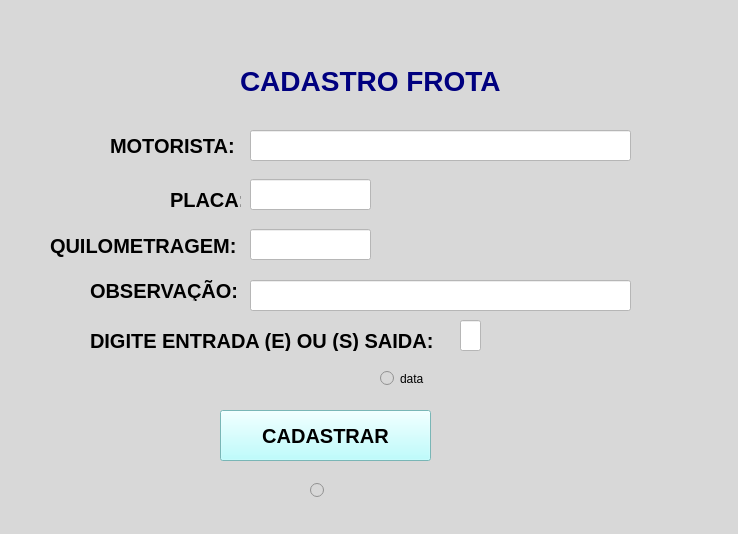
<?xml version="1.0" encoding="UTF-8"?>
<ui version="4.0">
 <class>MainWindow</class>
 <widget class="QMainWindow" name="MainWindow">
  <property name="geometry">
   <rect>
    <x>0</x>
    <y>0</y>
    <width>738</width>
    <height>534</height>
   </rect>
  </property>
  <property name="windowTitle">
   <string>MainWindow</string>
  </property>
  <property name="styleSheet">
   <string notr="true">background-color: qlineargradient(spread:pad, x1:0, y1:0, x2:1, y2:0, stop:0 rgba(99, 94, 79, 255), stop:1 rgba(255, 255, 255, 255));
background-color: rgb(216, 216, 216);</string>
  </property>
  <widget class="QWidget" name="centralwidget">
   <widget class="QLabel" name="label">
    <property name="geometry">
     <rect>
      <x>110</x>
      <y>130</y>
      <width>131</width>
      <height>31</height>
     </rect>
    </property>
    <property name="font">
     <font>
      <pointsize>15</pointsize>
      <weight>75</weight>
      <bold>true</bold>
     </font>
    </property>
    <property name="text">
     <string>MOTORISTA:</string>
    </property>
   </widget>
   <widget class="QLabel" name="label_2">
    <property name="geometry">
     <rect>
      <x>170</x>
      <y>190</y>
      <width>71</width>
      <height>20</height>
     </rect>
    </property>
    <property name="font">
     <font>
      <pointsize>15</pointsize>
      <weight>75</weight>
      <bold>true</bold>
     </font>
    </property>
    <property name="text">
     <string>PLACA:</string>
    </property>
   </widget>
   <widget class="QLabel" name="label_3">
    <property name="geometry">
     <rect>
      <x>140</x>
      <y>240</y>
      <width>81</width>
      <height>16</height>
     </rect>
    </property>
    <property name="text">
     <string/>
    </property>
   </widget>
   <widget class="QLabel" name="label_4">
    <property name="geometry">
     <rect>
      <x>90</x>
      <y>280</y>
      <width>151</width>
      <height>21</height>
     </rect>
    </property>
    <property name="font">
     <font>
      <pointsize>15</pointsize>
      <weight>75</weight>
      <bold>true</bold>
     </font>
    </property>
    <property name="text">
     <string>OBSERVAÇÃO:</string>
    </property>
   </widget>
   <widget class="QLineEdit" name="lineEdit">
    <property name="geometry">
     <rect>
      <x>250</x>
      <y>130</y>
      <width>381</width>
      <height>31</height>
     </rect>
    </property>
    <property name="font">
     <font>
      <pointsize>15</pointsize>
     </font>
    </property>
    <property name="styleSheet">
     <string notr="true">background-color: rgb(255, 255, 255);</string>
    </property>
    <property name="text">
     <string/>
    </property>
   </widget>
   <widget class="QLineEdit" name="lineEdit_2">
    <property name="geometry">
     <rect>
      <x>250</x>
      <y>179</y>
      <width>121</width>
      <height>31</height>
     </rect>
    </property>
    <property name="font">
     <font>
      <pointsize>15</pointsize>
     </font>
    </property>
    <property name="styleSheet">
     <string notr="true">background-color: rgb(255, 255, 255);</string>
    </property>
   </widget>
   <widget class="QLineEdit" name="lineEdit_3">
    <property name="geometry">
     <rect>
      <x>250</x>
      <y>229</y>
      <width>121</width>
      <height>31</height>
     </rect>
    </property>
    <property name="font">
     <font>
      <pointsize>15</pointsize>
     </font>
    </property>
    <property name="styleSheet">
     <string notr="true">background-color: rgb(255, 255, 255);</string>
    </property>
   </widget>
   <widget class="QLineEdit" name="lineEdit_4">
    <property name="geometry">
     <rect>
      <x>250</x>
      <y>280</y>
      <width>381</width>
      <height>31</height>
     </rect>
    </property>
    <property name="font">
     <font>
      <pointsize>15</pointsize>
     </font>
    </property>
    <property name="styleSheet">
     <string notr="true">background-color: rgb(255, 255, 255);</string>
    </property>
   </widget>
   <widget class="QLabel" name="label_5">
    <property name="geometry">
     <rect>
      <x>50</x>
      <y>230</y>
      <width>191</width>
      <height>31</height>
     </rect>
    </property>
    <property name="font">
     <font>
      <pointsize>15</pointsize>
      <weight>75</weight>
      <bold>true</bold>
     </font>
    </property>
    <property name="text">
     <string>QUILOMETRAGEM:</string>
    </property>
   </widget>
   <widget class="QLabel" name="label_6">
    <property name="geometry">
     <rect>
      <x>240</x>
      <y>60</y>
      <width>261</width>
      <height>41</height>
     </rect>
    </property>
    <property name="font">
     <font>
      <family>Tahoma</family>
      <pointsize>21</pointsize>
      <weight>75</weight>
      <italic>false</italic>
      <bold>true</bold>
     </font>
    </property>
    <property name="styleSheet">
     <string notr="true">background-color: qlineargradient(spread:pad, x1:0, y1:0, x2:1, y2:0, stop:0 rgba(99, 94, 79, 255), stop:1 rgba(255, 255, 255, 255));
color: rgb(0, 0, 127);
background-color: rgb(216, 216, 216);</string>
    </property>
    <property name="text">
     <string>CADASTRO FROTA</string>
    </property>
   </widget>
   <widget class="QPushButton" name="pushButton">
    <property name="geometry">
     <rect>
      <x>220</x>
      <y>410</y>
      <width>211</width>
      <height>51</height>
     </rect>
    </property>
    <property name="font">
     <font>
      <pointsize>15</pointsize>
      <weight>75</weight>
      <bold>true</bold>
     </font>
    </property>
    <property name="cursor">
     <cursorShape>OpenHandCursor</cursorShape>
    </property>
    <property name="styleSheet">
     <string notr="true">background:rgb(170, 255, 255)</string>
    </property>
    <property name="text">
     <string>CADASTRAR</string>
    </property>
   </widget>
   <widget class="QLabel" name="label_7">
    <property name="geometry">
     <rect>
      <x>90</x>
      <y>330</y>
      <width>371</width>
      <height>21</height>
     </rect>
    </property>
    <property name="font">
     <font>
      <pointsize>15</pointsize>
      <weight>75</weight>
      <bold>true</bold>
     </font>
    </property>
    <property name="text">
     <string>DIGITE ENTRADA (E) OU (S) SAIDA:</string>
    </property>
   </widget>
   <widget class="QLineEdit" name="lineEdit_5">
    <property name="geometry">
     <rect>
      <x>460</x>
      <y>320</y>
      <width>21</width>
      <height>31</height>
     </rect>
    </property>
    <property name="font">
     <font>
      <pointsize>15</pointsize>
     </font>
    </property>
    <property name="styleSheet">
     <string notr="true">background-color: rgb(255, 255, 255);</string>
    </property>
   </widget>
   <widget class="QRadioButton" name="radioButton_2">
    <property name="enabled">
     <bool>false</bool>
    </property>
    <property name="geometry">
     <rect>
      <x>310</x>
      <y>480</y>
      <width>21</width>
      <height>21</height>
     </rect>
    </property>
    <property name="text">
     <string/>
    </property>
   </widget>
   <widget class="QRadioButton" name="radioButton">
    <property name="geometry">
     <rect>
      <x>380</x>
      <y>370</y>
      <width>82</width>
      <height>17</height>
     </rect>
    </property>
    <property name="text">
     <string>data</string>
    </property>
   </widget>
  </widget>
  <widget class="QMenuBar" name="menubar">
   <property name="geometry">
    <rect>
     <x>0</x>
     <y>0</y>
     <width>738</width>
     <height>21</height>
    </rect>
   </property>
  </widget>
  <widget class="QStatusBar" name="statusbar"/>
 </widget>
 <resources/>
 <connections/>
</ui>
